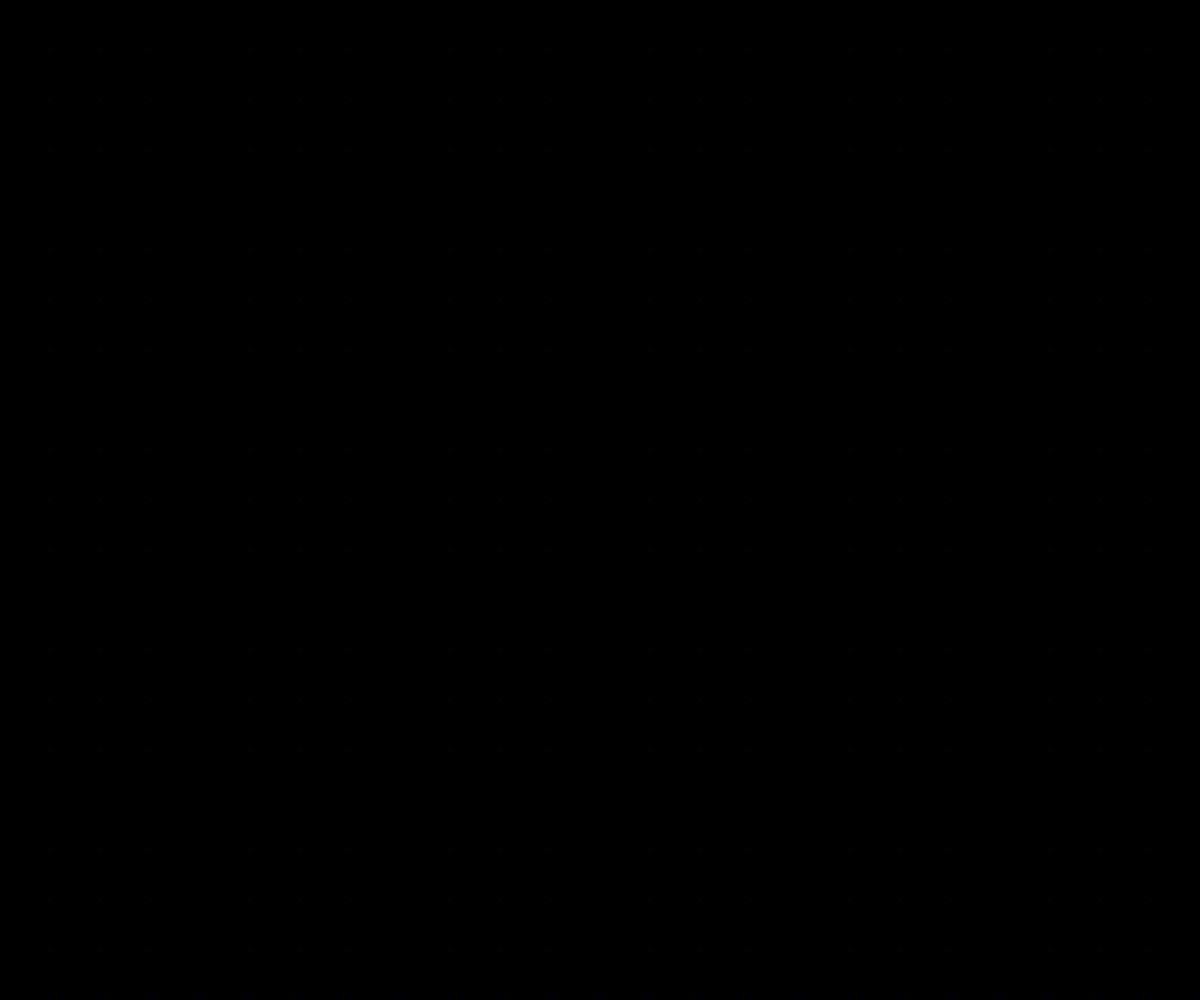
Frame 1 (no input)
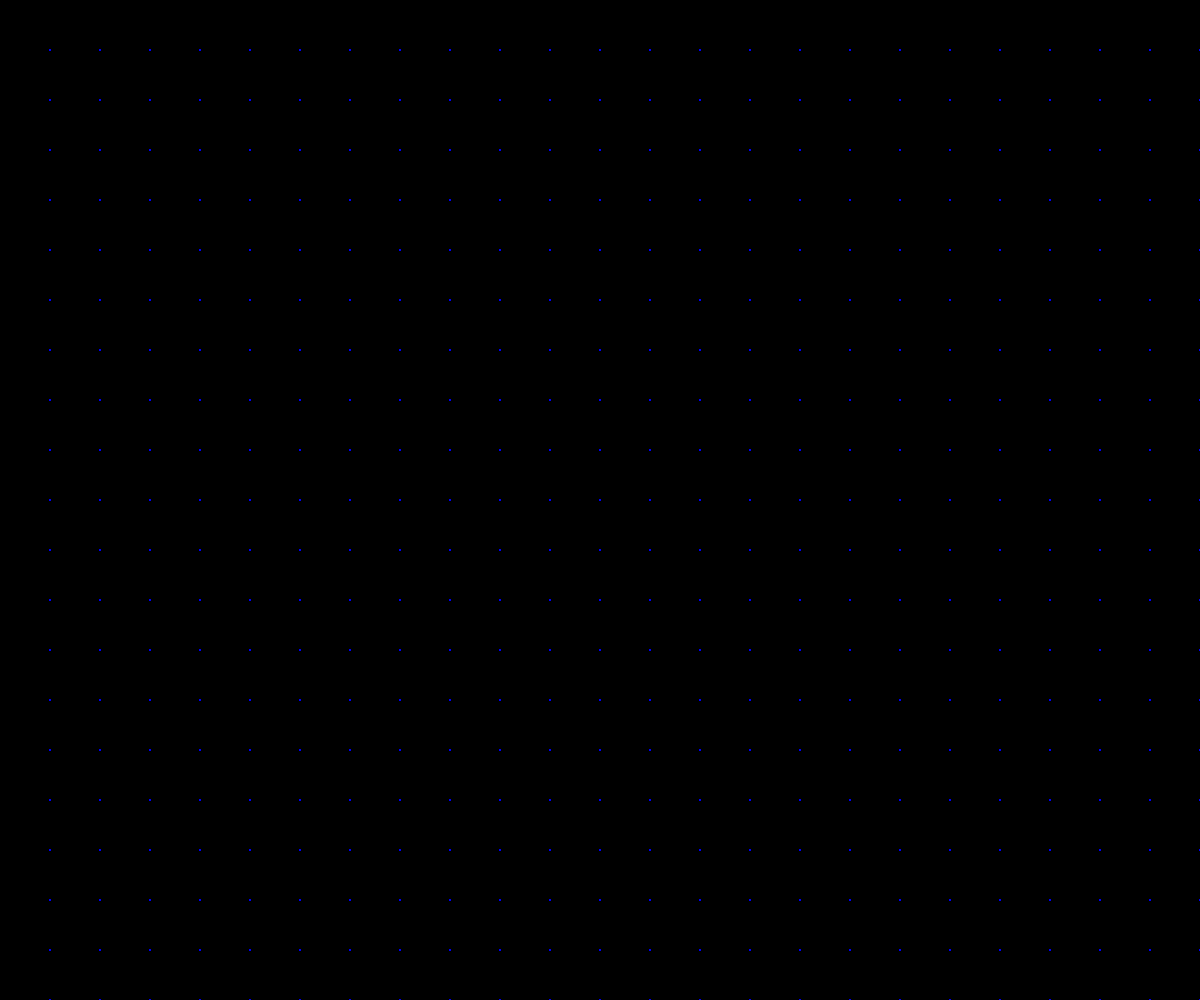
Frame 60 (no input)
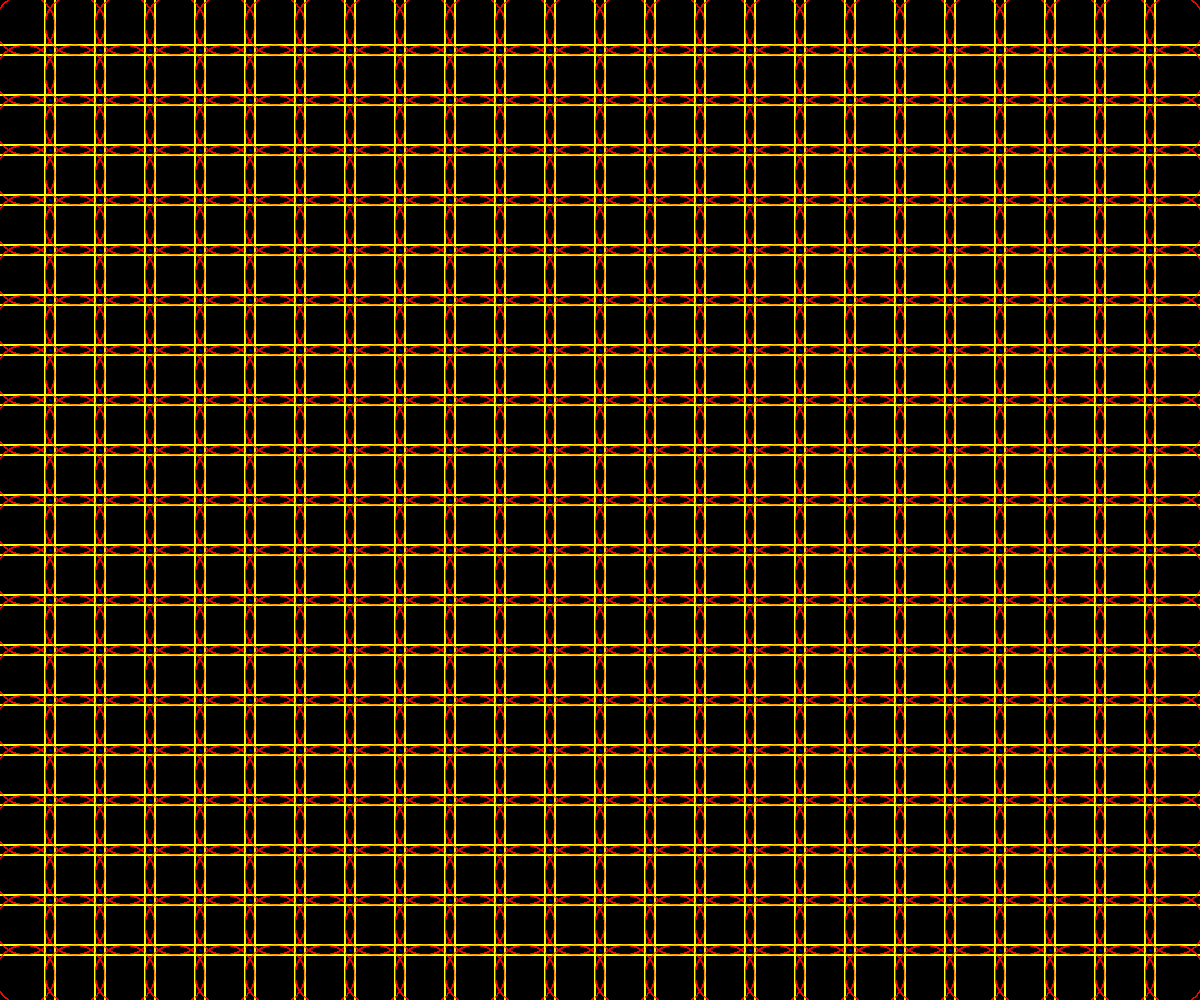
Frame 120 (the mouse pressed at the canvas centre since frame 60)

The p5.js sketch that drew these frames (run headless with seeded random() and noise() and a simulated clock; from frame 60 on, the mouse is pressed at the canvas centre):

// p5.js sketch
// ── sketch.js
function setup() {
	createCanvas(windowWidth,windowHeight); //產生一個畫布
	background(0); //背景色
}
function draw() {
    rectMode(CENTER)
    noFill() //形狀不填滿顏色
    stroke(255) //邊框顏色
    strokeWeight(1) //邊框粗細
    
    // ellipse(25+50*0,25,50) //畫一個圓
    // rect(25+50*0,25,50) //畫一個正方形
    // ellipse(50+50*0,50,20) //右下角小圓

    // ellipse(25+50*1,25,50) //畫一個圓
    // rect(25+50*1,25,50) //畫一個正方形
    // ellipse(50+50*1,50,20) //右下角小圓

    // ellipse(25+50*2,25,50) //畫一個圓
    // rect(25+50*2,25,50) //畫一個正方形
    // ellipse(50+50*2,50,20) //右下角小圓

    // ellipse(25+50*3,25,50) //畫一個圓
    // rect(25+50*3,25,50) //畫一個正方形
    // ellipse(50+50*3,50,20) //右下角小圓

    // ellipse(25+50*4,25,50) //畫一個圓
    // rect(25+50*4,25,50) //畫一個正方形
    // ellipse(50+50*4,50,20) //右下角小圓

    // ellipse(25+50*5,25,50) //畫一個圓
    // rect(25+50*5,25,50) //畫一個正方形
    // ellipse(50+50*5,50,20) //右下角小圓

    // ellipse(25+50*6,25,50) //畫一個圓
    // rect(25+50*6,25,50) //畫一個正方形
    // ellipse(50+50*6,50,20) //右下角小圓
  

    // for(var i=0;i <windowWidth/50;i++) { 
    //   ellipse(25+50*i,25+50*0,50)
    //   rect(25+50*i,25+50*0,50)
    //   ellipse(50+50*i,50+50*0,20)
    // }
    // for(var i=0;i <windowWidth/50;i++) { 
    //   ellipse(25+50*i,25+50*1,50)
    //   rect(25+50*i,25+50*1,50)
    //   ellipse(50+50*i,50+50*1,20)
    // }
    // for(var i=0;i <windowWidth/50;i++) { 
    //   ellipse(25+50*i,25+50*2,50)
    //   rect(25+50*i,25+50*2,50)
    //   ellipse(50+50*i,50+50*2,20)
    // }
    // for(var i=0;i <windowWidth/50;i++) { 
    //   ellipse(25+50*i,25+50*3,50)
    //   rect(25+50*i,25+50*3,50)
    //   ellipse(50+50*i,50+50*3,20)
    // }
    for(var i=0;i <windowWidth/50;i++) {
      for(var j=0;j <windowHeight/50;j++) {
            stroke(255,0,0)
            ellipse(25+(i*50),25+(j*50),mouseX/10)
            stroke(255,255,0)
            rect(25+(i*50),25+(j*50),mouseX/10)
            stroke(0,0,255) 
            triangle(50+(i*50),50+(j*50),mouseX/10)
      }
        }
  }
    
      
